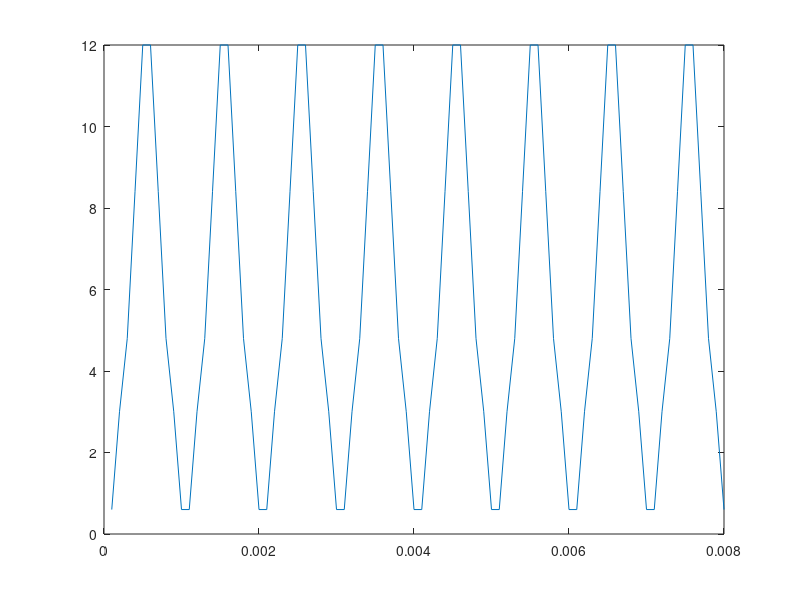

This figure's MATLAB source: (Note: this script raises an error after producing the figure.)
clc;
close all;
clear all;
format short eng

v1 = [0.05 0.25 0.4 0.7 1];
v2 = -v1(end:-1:1);
vector = 12*[v1 v2 v1 v2 v1 v2 v1 v2 v1 v2 v1 v2 v1 v2 v1 v2];

dt = 0.1e-3;
time = 1:length(vector);
time = time .* dt;

plot(time,abs(vector))

temp = [time' vector'];
VEC = dataset(temp);
dlmwrite('D:\Dropbox\PROJET VUE\02-Conception\LTSpice\slow.txt', temp);

